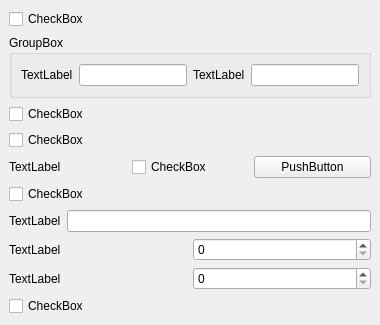
     <widget class="QWidget" name="tab_6" >
      <attribute name="title" >
       <string>Mirrors</string>
      </attribute>
      <layout class="QVBoxLayout" >
       <property name="margin" >
        <number>9</number>
       </property>
       <property name="spacing" >
        <number>6</number>
       </property>
       <item>
        <widget class="QCheckBox" name="checkBox_27" >
         <property name="text" >
          <string>CheckBox</string>
         </property>
        </widget>
       </item>
       <item>
        <widget class="QGroupBox" name="groupBox_8" >
         <property name="title" >
          <string>GroupBox</string>
         </property>
         <layout class="QHBoxLayout" >
          <property name="margin" >
           <number>9</number>
          </property>
          <property name="spacing" >
           <number>6</number>
          </property>
          <item>
           <widget class="QLabel" name="label_26" >
            <property name="text" >
             <string>TextLabel</string>
            </property>
           </widget>
          </item>
          <item>
           <widget class="QLineEdit" name="lineEdit_11" />
          </item>
          <item>
           <widget class="QLabel" name="label_27" >
            <property name="text" >
             <string>TextLabel</string>
            </property>
           </widget>
          </item>
          <item>
           <widget class="QLineEdit" name="lineEdit_12" />
          </item>
         </layout>
        </widget>
       </item>
       <item>
        <widget class="QCheckBox" name="checkBox_31" >
         <property name="text" >
          <string>CheckBox</string>
         </property>
        </widget>
       </item>
       <item>
        <widget class="QCheckBox" name="checkBox_28" >
         <property name="text" >
          <string>CheckBox</string>
         </property>
        </widget>
       </item>
       <item>
        <layout class="QHBoxLayout" >
         <property name="margin" >
          <number>0</number>
         </property>
         <property name="spacing" >
          <number>6</number>
         </property>
         <item>
          <widget class="QLabel" name="label_25" >
           <property name="text" >
            <string>TextLabel</string>
           </property>
          </widget>
         </item>
         <item>
          <widget class="QCheckBox" name="checkBox_29" >
           <property name="text" >
            <string>CheckBox</string>
           </property>
          </widget>
         </item>
         <item>
          <widget class="QPushButton" name="pushButton_10" >
           <property name="text" >
            <string>PushButton</string>
           </property>
          </widget>
         </item>
        </layout>
       </item>
       <item>
        <widget class="QCheckBox" name="checkBox_30" >
         <property name="text" >
          <string>CheckBox</string>
         </property>
        </widget>
       </item>
       <item>
        <layout class="QHBoxLayout" >
         <property name="margin" >
          <number>0</number>
         </property>
         <property name="spacing" >
          <number>6</number>
         </property>
         <item>
          <widget class="QLabel" name="label_22" >
           <property name="text" >
            <string>TextLabel</string>
           </property>
          </widget>
         </item>
         <item>
          <widget class="QLineEdit" name="lineEdit_10" />
         </item>
        </layout>
       </item>
       <item>
        <layout class="QHBoxLayout" >
         <property name="margin" >
          <number>0</number>
         </property>
         <property name="spacing" >
          <number>6</number>
         </property>
         <item>
          <widget class="QLabel" name="label_23" >
           <property name="text" >
            <string>TextLabel</string>
           </property>
          </widget>
         </item>
         <item>
          <widget class="QSpinBox" name="spinBox_8" />
         </item>
        </layout>
       </item>
       <item>
        <layout class="QHBoxLayout" >
         <property name="margin" >
          <number>0</number>
         </property>
         <property name="spacing" >
          <number>6</number>
         </property>
         <item>
          <widget class="QLabel" name="label_24" >
           <property name="text" >
            <string>TextLabel</string>
           </property>
          </widget>
         </item>
         <item>
          <widget class="QSpinBox" name="spinBox_7" />
         </item>
        </layout>
       </item>
       <item>
        <widget class="QCheckBox" name="checkBox_32" >
         <property name="text" >
          <string>CheckBox</string>
         </property>
        </widget>
       </item>
      </layout>
     </widget>
